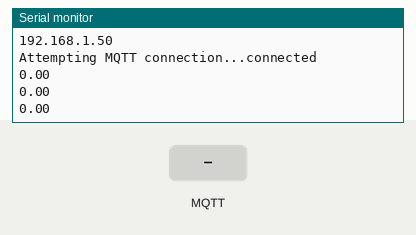
This sketch was run on a simulated ESP8266 (NodeMCU). Parts: the last lines printed to the serial monitor. Inputs (shaded band) come from the test bench. WiFi joins after 1.5 s; servers stay silent unless stated; no MQTT or app messages arrive unless stated.

Above: at 2.7 s.
2.8 s: MQTT message "5" arrives on the first subscribed topic
At 3.5 s:
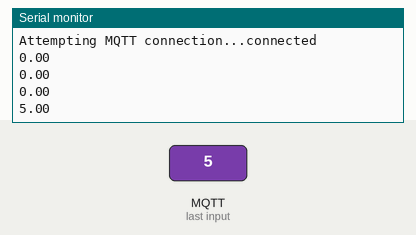
4.3 s: MQTT message "90" arrives on the first subscribed topic
At 4.9 s:
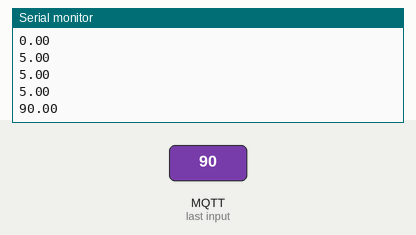
Timing chart, 0 to 7.3 s (numbered marks = the images above; inputs shaded):
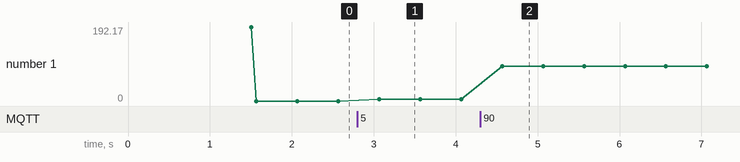

Measured:
- after the input at 2.8 s, the serial monitor: prints a new line after 0.27 s (image 1)
- after the input at 4.3 s, the serial monitor: prints a new line after 0.27 s (image 2)
- plotted number 1: 0 → 5 after the input at 2.8 s, 5 → 90 after the input at 4.3 s

The sketch:

art_board.ino
```cpp
//include necessary libraries
#include <ESP8266WiFi.h>
#include <PubSubClient.h>

//initialise libraries
WiFiClient wifiConnection;
PubSubClient mqttClient(wifiConnection);

//wifi settings
const char* wifiSsid = "TALKTALK765411";
const char* wifiPassword = "A3B9N6G9";
//setting values to connect to mobile hotspot
//const char* ssid = "";
//const char* password = "";

//mqtt settings
const char* mqttHost = "192.168.1.2";
const int mqttPort = 1883;

float data;

void setup() {
  Serial.begin(115200);
  Serial.begin(9600);

  Serial.print("Connecting to ");
  Serial.println(wifiSsid);

  WiFi.begin(wifiSsid, wifiPassword);

  while (WiFi.status() != WL_CONNECTED) {
      //print '.' every 0.5s
      delay(500);
      Serial.print(".");
    }

    //print that the wifi library is connected and the IP
    Serial.println("");
    Serial.println("WiFi connected");
    Serial.println("IP address: ");
    Serial.println(WiFi.localIP());

    mqttClient.setServer(mqttHost, mqttPort);

    mqttClient.setCallback(callback);

     while (!mqttClient.connected()) {
      Serial.print("Attempting MQTT connection...");
      if (mqttClient.connect("device2")) {
        Serial.println("connected");
      } else {
        Serial.print("failed, rc=");
        Serial.print(mqttClient.state());
        Serial.println(" try again in one second");
        // Wait a second before retrying
        delay(1000);
      }
    }

    mqttClient.subscribe("waterUsage3");

}

void callback(char* topic, byte* payload, unsigned int length) {
  //Serial.print("Message arrived [");
  //Serial.print(topic);
  //Serial.print("] ");
  for (int i = 0; i < length; i++) {
    //Serial.print((char)payload[i]);
     payload[length] = '\0';
     String s = String((char*)payload);
      data = s.toFloat();

  }

  Serial.println();

  // Switch on the red LED if a 1 was received as first character and turn the other leds off
  /*if ((char)payload[0] == '1') {
    char result[8]; // Buffer big enough for 7-character float
    dtostrf(waterUse, 6, 2, result);
    mqttClient.publish("waterUsage2",result);
  }*/
}

void loop() {
  // put your main code here, to run repeatedly:
  mqttClient.loop();
  Serial.println(data);
  delay(500);
}
```
